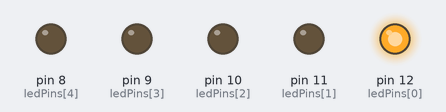
Bench run of a sketch on a simulated Arduino Uno, built with avr-gcc and run on an emulated ATmega328P. Parts: output pins drawn as LEDs (lit = HIGH).

Above: at 0.05 s.
At 2.5 s:
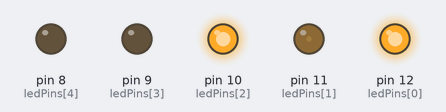
At 3.75 s:
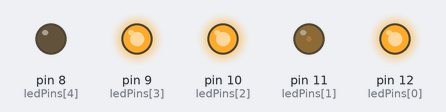
At 5.0 s:
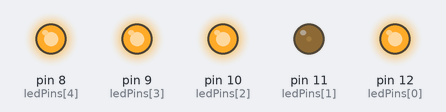
At 7.5 s:
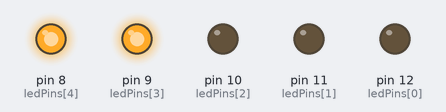
At 10.0 s:
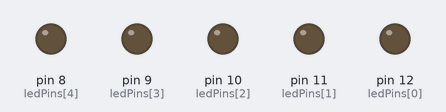
Timing chart, 0 to 13.1 s (numbered marks = the images above):
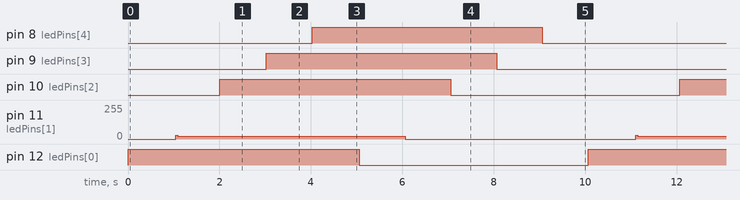

The sketch:

Arduino-Code-in-TinkedCAD.ino
```cpp
int ledPins[] = {12, 11, 10, 9, 8};
int numLeds = 5;

void setup() {
  int i = 0;
  while (i < numLeds) {
    pinMode(ledPins[i], OUTPUT);
    i++;
  }
}

void loop() {
  LedON();
  LedOFF();
}

void LedON() {
  int i = 0;
while (i < numLeds) {
  int targetBrightness = map(i, 0, numLeds - 1, 150, 2700);

  int brightness = 0;
  while (brightness <= targetBrightness) {
    analogWrite(ledPins[i], brightness);
    brightness++;
  }

  delay(1000);
  i++;
}
}
void LedOFF() {
  int i = 0;
  while (i < numLeds) {
    analogWrite(ledPins[i], 0);
    delay(1000);
    i++;
  }
}
```

Measured:
- by itself, pin 8 (ledPins[4]), pin 9 (ledPins[3]): alternates HIGH for 5.0 s and LOW for 5.0 s
- by itself, pin 10 (ledPins[2]), pin 12 (ledPins[0]): alternates HIGH for 5.1 s and LOW for 5.0 s
- by itself, pin 11 (ledPins[1]): repeats every 10.1 s: 19/255 5.0 s, 0/255 5.0 s, 27/255 0.04 s
